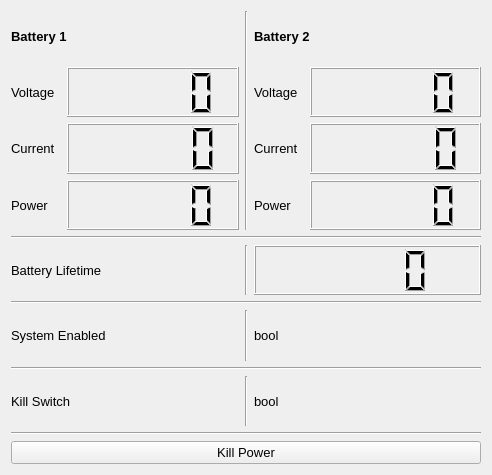
<?xml version="1.0" encoding="UTF-8"?>
<ui version="4.0">
 <class>Form</class>
 <widget class="QWidget" name="Form">
  <property name="geometry">
   <rect>
    <x>0</x>
    <y>0</y>
    <width>492</width>
    <height>475</height>
   </rect>
  </property>
  <property name="windowTitle">
   <string>Form</string>
  </property>
  <layout class="QGridLayout" name="gridLayout_2">
   <item row="0" column="0">
    <layout class="QGridLayout" name="gridLayout">
     <item row="2" column="0">
      <layout class="QVBoxLayout" name="verticalLayout">
       <item>
        <layout class="QHBoxLayout" name="horizontalLayout_2">
         <item>
          <widget class="QLabel" name="battery_lifetime_label">
           <property name="font">
            <font>
             <pointsize>10</pointsize>
            </font>
           </property>
           <property name="text">
            <string>Battery Lifetime</string>
           </property>
          </widget>
         </item>
         <item>
          <widget class="Line" name="line_6">
           <property name="orientation">
            <enum>Qt::Vertical</enum>
           </property>
          </widget>
         </item>
         <item>
          <widget class="QLCDNumber" name="battery_lifetime_value">
           <property name="font">
            <font>
             <pointsize>10</pointsize>
            </font>
           </property>
          </widget>
         </item>
        </layout>
       </item>
       <item>
        <widget class="Line" name="line_3">
         <property name="orientation">
          <enum>Qt::Horizontal</enum>
         </property>
        </widget>
       </item>
       <item>
        <layout class="QHBoxLayout" name="horizontalLayout_3">
         <item>
          <widget class="QLabel" name="system_enabled_label">
           <property name="font">
            <font>
             <pointsize>10</pointsize>
            </font>
           </property>
           <property name="text">
            <string>System Enabled</string>
           </property>
          </widget>
         </item>
         <item>
          <widget class="Line" name="line_7">
           <property name="orientation">
            <enum>Qt::Vertical</enum>
           </property>
          </widget>
         </item>
         <item>
          <widget class="QLabel" name="system_enabled_bool">
           <property name="font">
            <font>
             <pointsize>10</pointsize>
            </font>
           </property>
           <property name="text">
            <string>bool</string>
           </property>
          </widget>
         </item>
        </layout>
       </item>
       <item>
        <widget class="Line" name="line_4">
         <property name="orientation">
          <enum>Qt::Horizontal</enum>
         </property>
        </widget>
       </item>
       <item>
        <layout class="QHBoxLayout" name="horizontalLayout_4">
         <item>
          <widget class="QLabel" name="kill_switch_label">
           <property name="font">
            <font>
             <pointsize>10</pointsize>
            </font>
           </property>
           <property name="text">
            <string>Kill Switch</string>
           </property>
          </widget>
         </item>
         <item>
          <widget class="Line" name="line_8">
           <property name="orientation">
            <enum>Qt::Vertical</enum>
           </property>
          </widget>
         </item>
         <item>
          <widget class="QLabel" name="kill_switch_bool">
           <property name="font">
            <font>
             <pointsize>10</pointsize>
            </font>
           </property>
           <property name="text">
            <string>bool</string>
           </property>
          </widget>
         </item>
        </layout>
       </item>
       <item>
        <widget class="Line" name="line_5">
         <property name="orientation">
          <enum>Qt::Horizontal</enum>
         </property>
        </widget>
       </item>
       <item>
        <widget class="QPushButton" name="kill_power_button">
         <property name="font">
          <font>
           <pointsize>10</pointsize>
          </font>
         </property>
         <property name="text">
          <string>Kill Power</string>
         </property>
        </widget>
       </item>
      </layout>
     </item>
     <item row="0" column="0">
      <layout class="QHBoxLayout" name="horizontalLayout">
       <item>
        <layout class="QVBoxLayout" name="verticalLayout_2">
         <item>
          <widget class="QLabel" name="battery1_label">
           <property name="maximumSize">
            <size>
             <width>16777215</width>
             <height>50</height>
            </size>
           </property>
           <property name="font">
            <font>
             <pointsize>10</pointsize>
             <weight>75</weight>
             <bold>true</bold>
            </font>
           </property>
           <property name="text">
            <string>Battery 1</string>
           </property>
          </widget>
         </item>
         <item>
          <layout class="QVBoxLayout" name="verticalLayout_4">
           <item>
            <layout class="QHBoxLayout" name="horizontalLayout_5">
             <item>
              <widget class="QLabel" name="voltage_label_1">
               <property name="maximumSize">
                <size>
                 <width>50</width>
                 <height>16777215</height>
                </size>
               </property>
               <property name="font">
                <font>
                 <pointsize>10</pointsize>
                </font>
               </property>
               <property name="text">
                <string>Voltage</string>
               </property>
              </widget>
             </item>
             <item>
              <widget class="QLCDNumber" name="voltage_value_1">
               <property name="font">
                <font>
                 <pointsize>10</pointsize>
                </font>
               </property>
              </widget>
             </item>
            </layout>
           </item>
           <item>
            <layout class="QHBoxLayout" name="horizontalLayout_6">
             <item>
              <widget class="QLabel" name="current_label_1">
               <property name="maximumSize">
                <size>
                 <width>50</width>
                 <height>16777215</height>
                </size>
               </property>
               <property name="font">
                <font>
                 <pointsize>10</pointsize>
                </font>
               </property>
               <property name="text">
                <string>Current</string>
               </property>
              </widget>
             </item>
             <item>
              <widget class="QLCDNumber" name="current_value_1"/>
             </item>
            </layout>
           </item>
           <item>
            <layout class="QHBoxLayout" name="horizontalLayout_7">
             <item>
              <widget class="QLabel" name="power_label_1">
               <property name="maximumSize">
                <size>
                 <width>50</width>
                 <height>16777215</height>
                </size>
               </property>
               <property name="font">
                <font>
                 <pointsize>10</pointsize>
                </font>
               </property>
               <property name="text">
                <string>Power</string>
               </property>
              </widget>
             </item>
             <item>
              <widget class="QLCDNumber" name="power_value_1">
               <property name="font">
                <font>
                 <pointsize>10</pointsize>
                </font>
               </property>
              </widget>
             </item>
            </layout>
           </item>
          </layout>
         </item>
        </layout>
       </item>
       <item>
        <widget class="Line" name="line">
         <property name="orientation">
          <enum>Qt::Vertical</enum>
         </property>
        </widget>
       </item>
       <item>
        <layout class="QVBoxLayout" name="verticalLayout_3">
         <item>
          <widget class="QLabel" name="battery2_label_2">
           <property name="maximumSize">
            <size>
             <width>16777215</width>
             <height>50</height>
            </size>
           </property>
           <property name="font">
            <font>
             <pointsize>10</pointsize>
             <weight>75</weight>
             <bold>true</bold>
            </font>
           </property>
           <property name="text">
            <string>Battery 2</string>
           </property>
          </widget>
         </item>
         <item>
          <layout class="QVBoxLayout" name="verticalLayout_5">
           <item>
            <layout class="QHBoxLayout" name="horizontalLayout_8">
             <item>
              <widget class="QLabel" name="voltage_label_2">
               <property name="maximumSize">
                <size>
                 <width>50</width>
                 <height>16777215</height>
                </size>
               </property>
               <property name="font">
                <font>
                 <pointsize>10</pointsize>
                </font>
               </property>
               <property name="text">
                <string>Voltage</string>
               </property>
              </widget>
             </item>
             <item>
              <widget class="QLCDNumber" name="voltage_value_2">
               <property name="font">
                <font>
                 <pointsize>10</pointsize>
                </font>
               </property>
              </widget>
             </item>
            </layout>
           </item>
           <item>
            <layout class="QHBoxLayout" name="horizontalLayout_9">
             <item>
              <widget class="QLabel" name="current_label_2">
               <property name="maximumSize">
                <size>
                 <width>50</width>
                 <height>16777215</height>
                </size>
               </property>
               <property name="font">
                <font>
                 <pointsize>10</pointsize>
                </font>
               </property>
               <property name="text">
                <string>Current</string>
               </property>
              </widget>
             </item>
             <item>
              <widget class="QLCDNumber" name="current_value_2">
               <property name="font">
                <font>
                 <pointsize>10</pointsize>
                </font>
               </property>
              </widget>
             </item>
            </layout>
           </item>
           <item>
            <layout class="QHBoxLayout" name="horizontalLayout_10">
             <item>
              <widget class="QLabel" name="power_label_2">
               <property name="maximumSize">
                <size>
                 <width>50</width>
                 <height>16777215</height>
                </size>
               </property>
               <property name="font">
                <font>
                 <pointsize>10</pointsize>
                </font>
               </property>
               <property name="text">
                <string>Power</string>
               </property>
              </widget>
             </item>
             <item>
              <widget class="QLCDNumber" name="power_value_2">
               <property name="font">
                <font>
                 <pointsize>10</pointsize>
                </font>
               </property>
              </widget>
             </item>
            </layout>
           </item>
          </layout>
         </item>
        </layout>
       </item>
      </layout>
     </item>
     <item row="1" column="0">
      <widget class="Line" name="line_2">
       <property name="orientation">
        <enum>Qt::Horizontal</enum>
       </property>
      </widget>
     </item>
    </layout>
   </item>
  </layout>
 </widget>
 <resources/>
 <connections/>
</ui>
